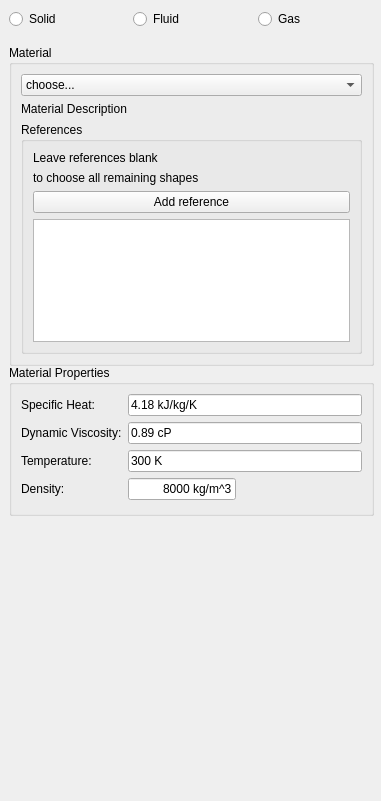
<?xml version="1.0" encoding="UTF-8"?>
<ui version="4.0">
 <class>FemMaterial</class>
 <widget class="QWidget" name="FemMaterial">
  <property name="geometry">
   <rect>
    <x>0</x>
    <y>0</y>
    <width>381</width>
    <height>801</height>
   </rect>
  </property>
  <property name="windowTitle">
   <string>FEM material</string>
  </property>
  <widget class="QWidget" name="">
   <property name="geometry">
    <rect>
     <x>9</x>
     <y>9</y>
     <width>367</width>
     <height>774</height>
    </rect>
   </property>
   <layout class="QVBoxLayout" name="verticalLayout">
    <item>
     <layout class="QHBoxLayout" name="horizontalLayout">
      <item>
       <widget class="QRadioButton" name="rb_solid">
        <property name="text">
         <string>Solid</string>
        </property>
       </widget>
      </item>
      <item>
       <widget class="QRadioButton" name="rb_fluid">
        <property name="text">
         <string>Fluid</string>
        </property>
       </widget>
      </item>
      <item>
       <widget class="QRadioButton" name="rb_gas">
        <property name="text">
         <string>Gas</string>
        </property>
       </widget>
      </item>
     </layout>
    </item>
    <item>
     <widget class="QStackedWidget" name="stackedWidget">
      <property name="currentIndex">
       <number>1</number>
      </property>
      <widget class="QWidget" name="page_3">
       <widget class="QGroupBox" name="GroupQuantities_2">
        <property name="geometry">
         <rect>
          <x>0</x>
          <y>10</y>
          <width>365</width>
          <height>321</height>
         </rect>
        </property>
        <property name="maximumSize">
         <size>
          <width>16777215</width>
          <height>1677215</height>
         </size>
        </property>
        <property name="title">
         <string>Material</string>
        </property>
        <layout class="QVBoxLayout" name="verticalLayout_5">
         <item>
          <widget class="QComboBox" name="cb_materials">
           <item>
            <property name="text">
             <string>choose...</string>
            </property>
           </item>
          </widget>
         </item>
         <item>
          <widget class="QLabel" name="l_mat_description">
           <property name="text">
            <string>Material Description</string>
           </property>
           <property name="wordWrap">
            <bool>true</bool>
           </property>
          </widget>
         </item>
         <item>
          <widget class="QGroupBox" name="groupBox_1">
           <property name="title">
            <string>References</string>
           </property>
           <layout class="QVBoxLayout" name="verticalLayout_2">
            <item>
             <widget class="QLabel" name="l_label_text_1">
              <property name="text">
               <string>Leave references blank </string>
              </property>
             </widget>
            </item>
            <item>
             <widget class="QLabel" name="l_label_text_2">
              <property name="text">
               <string>to choose all remaining shapes</string>
              </property>
              <property name="wordWrap">
               <bool>true</bool>
              </property>
             </widget>
            </item>
            <item>
             <widget class="QPushButton" name="pushButton_Reference">
              <property name="text">
               <string>Add reference</string>
              </property>
             </widget>
            </item>
            <item>
             <widget class="QListWidget" name="list_References"/>
            </item>
           </layout>
          </widget>
         </item>
        </layout>
       </widget>
       <widget class="QGroupBox" name="GroupQuantities_4">
        <property name="geometry">
         <rect>
          <x>0</x>
          <y>330</y>
          <width>365</width>
          <height>131</height>
         </rect>
        </property>
        <property name="maximumSize">
         <size>
          <width>16777215</width>
          <height>1677215</height>
         </size>
        </property>
        <property name="title">
         <string>Material Properties</string>
        </property>
        <layout class="QVBoxLayout" name="verticalLayout_7">
         <item>
          <layout class="QFormLayout" name="formLayout">
           <property name="fieldGrowthPolicy">
            <enum>QFormLayout::AllNonFixedFieldsGrow</enum>
           </property>
           <item row="0" column="0">
            <widget class="QLabel" name="label_6">
             <property name="text">
              <string>Young's Modulus:</string>
             </property>
            </widget>
           </item>
           <item row="0" column="1">
            <widget class="Gui::InputField" name="input_fd_young_modulus">
             <property name="sizePolicy">
              <sizepolicy hsizetype="Fixed" vsizetype="Fixed">
               <horstretch>0</horstretch>
               <verstretch>0</verstretch>
              </sizepolicy>
             </property>
             <property name="minimumSize">
              <size>
               <width>80</width>
               <height>20</height>
              </size>
             </property>
             <property name="text">
              <string>200 GPa</string>
             </property>
             <property name="alignment">
              <set>Qt::AlignRight|Qt::AlignTrailing|Qt::AlignVCenter</set>
             </property>
             <property name="singleStep" stdset="0">
              <double>2.000000000000000</double>
             </property>
             <property name="maximum" stdset="0">
              <double>2000000000.000000000000000</double>
             </property>
             <property name="unit" stdset="0">
              <string notr="true">Pa</string>
             </property>
             <property name="decimals" stdset="0">
              <number>3</number>
             </property>
             <property name="value" stdset="0">
              <double>0.000000000000000</double>
             </property>
            </widget>
           </item>
           <item row="1" column="0">
            <widget class="QLabel" name="label_7">
             <property name="text">
              <string>Poisson Ratio:</string>
             </property>
            </widget>
           </item>
           <item row="1" column="1">
            <widget class="QDoubleSpinBox" name="spinBox_poisson_ratio">
             <property name="sizePolicy">
              <sizepolicy hsizetype="Fixed" vsizetype="Fixed">
               <horstretch>0</horstretch>
               <verstretch>0</verstretch>
              </sizepolicy>
             </property>
             <property name="minimumSize">
              <size>
               <width>80</width>
               <height>20</height>
              </size>
             </property>
             <property name="alignment">
              <set>Qt::AlignRight|Qt::AlignTrailing|Qt::AlignVCenter</set>
             </property>
             <property name="decimals">
              <number>3</number>
             </property>
             <property name="maximum">
              <double>1.000000000000000</double>
             </property>
             <property name="singleStep">
              <double>0.100000000000000</double>
             </property>
             <property name="value">
              <double>0.300000000000000</double>
             </property>
            </widget>
           </item>
           <item row="2" column="0">
            <widget class="QLabel" name="label_8">
             <property name="text">
              <string>Density:</string>
             </property>
            </widget>
           </item>
           <item row="2" column="1">
            <widget class="Gui::InputField" name="input_fd_density">
             <property name="sizePolicy">
              <sizepolicy hsizetype="Fixed" vsizetype="Fixed">
               <horstretch>0</horstretch>
               <verstretch>0</verstretch>
              </sizepolicy>
             </property>
             <property name="minimumSize">
              <size>
               <width>80</width>
               <height>20</height>
              </size>
             </property>
             <property name="text">
              <string>8000 kg/m^3</string>
             </property>
             <property name="alignment">
              <set>Qt::AlignRight|Qt::AlignTrailing|Qt::AlignVCenter</set>
             </property>
             <property name="singleStep" stdset="0">
              <double>2.000000000000000</double>
             </property>
             <property name="maximum" stdset="0">
              <double>2000000000.000000000000000</double>
             </property>
             <property name="unit" stdset="0">
              <string notr="true">kg/m^3</string>
             </property>
             <property name="decimals" stdset="0">
              <number>3</number>
             </property>
             <property name="value" stdset="0">
              <double>0.000000000000000</double>
             </property>
            </widget>
           </item>
          </layout>
         </item>
        </layout>
       </widget>
       <widget class="QGroupBox" name="GroupQuantities_5">
        <property name="geometry">
         <rect>
          <x>0</x>
          <y>500</y>
          <width>365</width>
          <height>131</height>
         </rect>
        </property>
        <property name="maximumSize">
         <size>
          <width>16777215</width>
          <height>1677215</height>
         </size>
        </property>
        <property name="title">
         <string>Temperature-Dependant Material Properties</string>
        </property>
        <layout class="QVBoxLayout" name="verticalLayout_8">
         <item>
          <layout class="QFormLayout" name="formLayout_3">
           <property name="fieldGrowthPolicy">
            <enum>QFormLayout::AllNonFixedFieldsGrow</enum>
           </property>
           <item row="0" column="0">
            <widget class="QLabel" name="label_12">
             <property name="text">
              <string>Thermal Conductivity:</string>
             </property>
            </widget>
           </item>
           <item row="1" column="0">
            <widget class="QLabel" name="label_13">
             <property name="text">
              <string>Expansion Coefficient:</string>
             </property>
            </widget>
           </item>
           <item row="1" column="1">
            <widget class="Gui::InputField" name="input_fd_expansion_coefficient">
             <property name="sizePolicy">
              <sizepolicy hsizetype="Fixed" vsizetype="Fixed">
               <horstretch>0</horstretch>
               <verstretch>0</verstretch>
              </sizepolicy>
             </property>
             <property name="minimumSize">
              <size>
               <width>80</width>
               <height>20</height>
              </size>
             </property>
             <property name="text">
              <string>12 um/m/K</string>
             </property>
             <property name="alignment">
              <set>Qt::AlignRight|Qt::AlignTrailing|Qt::AlignVCenter</set>
             </property>
             <property name="singleStep" stdset="0">
              <double>2.000000000000000</double>
             </property>
             <property name="maximum" stdset="0">
              <double>2000000000.000000000000000</double>
             </property>
             <property name="unit" stdset="0">
              <string notr="true">m/m/K</string>
             </property>
             <property name="decimals" stdset="0">
              <number>3</number>
             </property>
             <property name="value" stdset="0">
              <double>0.000000000000000</double>
             </property>
            </widget>
           </item>
           <item row="2" column="0">
            <widget class="QLabel" name="label_14">
             <property name="text">
              <string>Specific Heat:</string>
             </property>
            </widget>
           </item>
           <item row="2" column="1">
            <widget class="Gui::InputField" name="input_fd_specific_heat">
             <property name="sizePolicy">
              <sizepolicy hsizetype="Fixed" vsizetype="Fixed">
               <horstretch>0</horstretch>
               <verstretch>0</verstretch>
              </sizepolicy>
             </property>
             <property name="minimumSize">
              <size>
               <width>80</width>
               <height>20</height>
              </size>
             </property>
             <property name="text">
              <string>500 J/kg/K</string>
             </property>
             <property name="alignment">
              <set>Qt::AlignRight|Qt::AlignTrailing|Qt::AlignVCenter</set>
             </property>
             <property name="singleStep" stdset="0">
              <double>2.000000000000000</double>
             </property>
             <property name="maximum" stdset="0">
              <double>2050000000.000000000000000</double>
             </property>
             <property name="unit" stdset="0">
              <string notr="true">J/kg/K</string>
             </property>
             <property name="decimals" stdset="0">
              <number>3</number>
             </property>
             <property name="value" stdset="0">
              <double>0.000000000000000</double>
             </property>
            </widget>
           </item>
           <item row="0" column="1">
            <widget class="Gui::InputField" name="input_fd_thermal_conductivity">
             <property name="sizePolicy">
              <sizepolicy hsizetype="Fixed" vsizetype="Fixed">
               <horstretch>0</horstretch>
               <verstretch>0</verstretch>
              </sizepolicy>
             </property>
             <property name="minimumSize">
              <size>
               <width>80</width>
               <height>20</height>
              </size>
             </property>
             <property name="text">
              <string>50 W/m/K</string>
             </property>
             <property name="alignment">
              <set>Qt::AlignRight|Qt::AlignTrailing|Qt::AlignVCenter</set>
             </property>
             <property name="singleStep" stdset="0">
              <double>2.000000000000000</double>
             </property>
             <property name="maximum" stdset="0">
              <double>2000000000.000000000000000</double>
             </property>
             <property name="unit" stdset="0">
              <string notr="true">W/m/K</string>
             </property>
             <property name="decimals" stdset="0">
              <number>3</number>
             </property>
             <property name="value" stdset="0">
              <double>0.000000000000000</double>
             </property>
            </widget>
           </item>
          </layout>
         </item>
        </layout>
       </widget>
       <widget class="QGroupBox" name="GroupQuantities_3">
        <property name="geometry">
         <rect>
          <x>0</x>
          <y>660</y>
          <width>365</width>
          <height>63</height>
         </rect>
        </property>
        <property name="maximumSize">
         <size>
          <width>16777215</width>
          <height>1677215</height>
         </size>
        </property>
        <property name="title">
         <string>External material resources</string>
        </property>
        <layout class="QVBoxLayout" name="verticalLayout_6">
         <item>
          <widget class="QPushButton" name="pushButton_MatWeb">
           <property name="text">
            <string>MatWeb database...</string>
           </property>
          </widget>
         </item>
        </layout>
       </widget>
      </widget>
      <widget class="QWidget" name="page_5">
       <widget class="QGroupBox" name="GroupQuantities_6">
        <property name="geometry">
         <rect>
          <x>0</x>
          <y>10</y>
          <width>365</width>
          <height>321</height>
         </rect>
        </property>
        <property name="maximumSize">
         <size>
          <width>16777215</width>
          <height>1677215</height>
         </size>
        </property>
        <property name="title">
         <string>Material</string>
        </property>
        <layout class="QVBoxLayout" name="verticalLayout_9">
         <item>
          <widget class="QComboBox" name="cb_materials_2">
           <item>
            <property name="text">
             <string>choose...</string>
            </property>
           </item>
          </widget>
         </item>
         <item>
          <widget class="QLabel" name="l_mat_description_2">
           <property name="text">
            <string>Material Description</string>
           </property>
           <property name="wordWrap">
            <bool>true</bool>
           </property>
          </widget>
         </item>
         <item>
          <widget class="QGroupBox" name="groupBox_2">
           <property name="title">
            <string>References</string>
           </property>
           <layout class="QVBoxLayout" name="verticalLayout_3">
            <item>
             <widget class="QLabel" name="l_label_text_3">
              <property name="text">
               <string>Leave references blank </string>
              </property>
             </widget>
            </item>
            <item>
             <widget class="QLabel" name="l_label_text_4">
              <property name="text">
               <string>to choose all remaining shapes</string>
              </property>
              <property name="wordWrap">
               <bool>true</bool>
              </property>
             </widget>
            </item>
            <item>
             <widget class="QPushButton" name="pushButton_Reference_2">
              <property name="text">
               <string>Add reference</string>
              </property>
             </widget>
            </item>
            <item>
             <widget class="QListWidget" name="list_References_2"/>
            </item>
           </layout>
          </widget>
         </item>
        </layout>
       </widget>
       <widget class="QGroupBox" name="GroupQuantities_7">
        <property name="geometry">
         <rect>
          <x>0</x>
          <y>330</y>
          <width>365</width>
          <height>151</height>
         </rect>
        </property>
        <property name="maximumSize">
         <size>
          <width>16777215</width>
          <height>1677215</height>
         </size>
        </property>
        <property name="title">
         <string>Material Properties</string>
        </property>
        <layout class="QVBoxLayout" name="verticalLayout_10">
         <item>
          <layout class="QFormLayout" name="formLayout_2">
           <property name="fieldGrowthPolicy">
            <enum>QFormLayout::AllNonFixedFieldsGrow</enum>
           </property>
           <item row="0" column="0">
            <widget class="QLabel" name="specificHeatLabel">
             <property name="text">
              <string>Specific Heat:</string>
             </property>
            </widget>
           </item>
           <item row="0" column="1">
            <widget class="Gui::InputField" name="input_fd_specific_heat_fluid">
             <property name="text">
              <string>4.18 kJ/kg/K</string>
             </property>
             <property name="Unit" stdset="0">
              <string>kJ/kg/K</string>
             </property>
            </widget>
           </item>
           <item row="1" column="0">
            <widget class="QLabel" name="dynamicViscosityLabel">
             <property name="text">
              <string>Dynamic Viscosity:</string>
             </property>
            </widget>
           </item>
           <item row="1" column="1">
            <widget class="Gui::InputField" name="input_fd_viscosity_fluid">
             <property name="text">
              <string>0.89 cP</string>
             </property>
            </widget>
           </item>
           <item row="3" column="0">
            <widget class="QLabel" name="DensityLabel">
             <property name="text">
              <string>Density:</string>
             </property>
            </widget>
           </item>
           <item row="3" column="1">
            <widget class="Gui::InputField" name="input_fd_density_fluid">
             <property name="sizePolicy">
              <sizepolicy hsizetype="Fixed" vsizetype="Fixed">
               <horstretch>0</horstretch>
               <verstretch>0</verstretch>
              </sizepolicy>
             </property>
             <property name="minimumSize">
              <size>
               <width>80</width>
               <height>20</height>
              </size>
             </property>
             <property name="text">
              <string>8000 kg/m^3</string>
             </property>
             <property name="alignment">
              <set>Qt::AlignRight|Qt::AlignTrailing|Qt::AlignVCenter</set>
             </property>
             <property name="singleStep" stdset="0">
              <double>2.000000000000000</double>
             </property>
             <property name="maximum" stdset="0">
              <double>2000000000.000000000000000</double>
             </property>
             <property name="unit" stdset="0">
              <string notr="true">kg/m^3</string>
             </property>
             <property name="decimals" stdset="0">
              <number>3</number>
             </property>
             <property name="value" stdset="0">
              <double>0.000000000000000</double>
             </property>
            </widget>
           </item>
           <item row="2" column="0">
            <widget class="QLabel" name="temperatureLabel">
             <property name="text">
              <string>Temperature:</string>
             </property>
            </widget>
           </item>
           <item row="2" column="1">
            <widget class="Gui::InputField" name="input_fd_temp_fluid">
             <property name="text">
              <string>300 K</string>
             </property>
            </widget>
           </item>
          </layout>
         </item>
        </layout>
       </widget>
      </widget>
      <widget class="QWidget" name="page_4">
       <widget class="QGroupBox" name="GroupQuantities_9">
        <property name="geometry">
         <rect>
          <x>0</x>
          <y>10</y>
          <width>365</width>
          <height>321</height>
         </rect>
        </property>
        <property name="maximumSize">
         <size>
          <width>16777215</width>
          <height>1677215</height>
         </size>
        </property>
        <property name="title">
         <string>Material</string>
        </property>
        <layout class="QVBoxLayout" name="verticalLayout_12">
         <item>
          <widget class="QComboBox" name="cb_materials_3">
           <item>
            <property name="text">
             <string>choose...</string>
            </property>
           </item>
          </widget>
         </item>
         <item>
          <widget class="QLabel" name="l_mat_description_3">
           <property name="text">
            <string>Material Description</string>
           </property>
           <property name="wordWrap">
            <bool>true</bool>
           </property>
          </widget>
         </item>
         <item>
          <widget class="QGroupBox" name="groupBox_3">
           <property name="title">
            <string>References</string>
           </property>
           <layout class="QVBoxLayout" name="verticalLayout_4">
            <item>
             <widget class="QLabel" name="l_label_text_5">
              <property name="text">
               <string>Leave references blank </string>
              </property>
             </widget>
            </item>
            <item>
             <widget class="QLabel" name="l_label_text_6">
              <property name="text">
               <string>to choose all remaining shapes</string>
              </property>
              <property name="wordWrap">
               <bool>true</bool>
              </property>
             </widget>
            </item>
            <item>
             <widget class="QPushButton" name="pushButton_Reference_3">
              <property name="text">
               <string>Add reference</string>
              </property>
             </widget>
            </item>
            <item>
             <widget class="QListWidget" name="list_References_3"/>
            </item>
           </layout>
          </widget>
         </item>
        </layout>
       </widget>
       <widget class="QGroupBox" name="GroupQuantities_8">
        <property name="geometry">
         <rect>
          <x>0</x>
          <y>330</y>
          <width>365</width>
          <height>181</height>
         </rect>
        </property>
        <property name="maximumSize">
         <size>
          <width>16777215</width>
          <height>1677215</height>
         </size>
        </property>
        <property name="title">
         <string>Material Properties</string>
        </property>
        <layout class="QVBoxLayout" name="verticalLayout_11">
         <item>
          <layout class="QFormLayout" name="formLayout_4">
           <property name="fieldGrowthPolicy">
            <enum>QFormLayout::AllNonFixedFieldsGrow</enum>
           </property>
           <item row="0" column="0">
            <widget class="QLabel" name="specificHeatLabel_2">
             <property name="text">
              <string>Specific Heat:</string>
             </property>
            </widget>
           </item>
           <item row="0" column="1">
            <widget class="Gui::InputField" name="input_fd_specific_heat_gas">
             <property name="text">
              <string>2802 J/kg/K</string>
             </property>
            </widget>
           </item>
           <item row="1" column="0">
            <widget class="QLabel" name="dynamicViscosityLabel_2">
             <property name="text">
              <string>Dynamic Viscosity:</string>
             </property>
            </widget>
           </item>
           <item row="1" column="1">
            <widget class="Gui::InputField" name="input_fd_viscosity_gas">
             <property name="text">
              <string>0.0308626 cP</string>
             </property>
            </widget>
           </item>
           <item row="4" column="0">
            <widget class="QLabel" name="DensityLabel_2">
             <property name="text">
              <string>Density:</string>
             </property>
            </widget>
           </item>
           <item row="4" column="1">
            <widget class="Gui::InputField" name="input_fd_density_gas">
             <property name="sizePolicy">
              <sizepolicy hsizetype="Fixed" vsizetype="Fixed">
               <horstretch>0</horstretch>
               <verstretch>0</verstretch>
              </sizepolicy>
             </property>
             <property name="minimumSize">
              <size>
               <width>80</width>
               <height>20</height>
              </size>
             </property>
             <property name="text">
              <string>8000 kg/m^3</string>
             </property>
             <property name="alignment">
              <set>Qt::AlignRight|Qt::AlignTrailing|Qt::AlignVCenter</set>
             </property>
             <property name="singleStep" stdset="0">
              <double>2.000000000000000</double>
             </property>
             <property name="maximum" stdset="0">
              <double>2000000000.000000000000000</double>
             </property>
             <property name="unit" stdset="0">
              <string notr="true">kg/m^3</string>
             </property>
             <property name="decimals" stdset="0">
              <number>3</number>
             </property>
             <property name="value" stdset="0">
              <double>0.000000000000000</double>
             </property>
            </widget>
           </item>
           <item row="2" column="0">
            <widget class="QLabel" name="temperatureLabel_2">
             <property name="text">
              <string>Temperature:</string>
             </property>
            </widget>
           </item>
           <item row="2" column="1">
            <widget class="Gui::InputField" name="input_fd_temp_gas">
             <property name="text">
              <string>808 K</string>
             </property>
            </widget>
           </item>
           <item row="3" column="0">
            <widget class="QLabel" name="specificGasConstantLabel">
             <property name="text">
              <string>Specific Gas Constant:</string>
             </property>
            </widget>
           </item>
           <item row="3" column="1">
            <widget class="QLineEdit" name="input_fd_specific_gas_const">
             <property name="text">
              <string>462 J/kg/K</string>
             </property>
            </widget>
           </item>
          </layout>
         </item>
        </layout>
       </widget>
      </widget>
     </widget>
    </item>
   </layout>
  </widget>
 </widget>
 <customwidgets>
  <customwidget>
   <class>Gui::InputField</class>
   <extends>QLineEdit</extends>
   <header>Gui/InputField.h</header>
  </customwidget>
 </customwidgets>
 <resources/>
 <connections/>
</ui>
